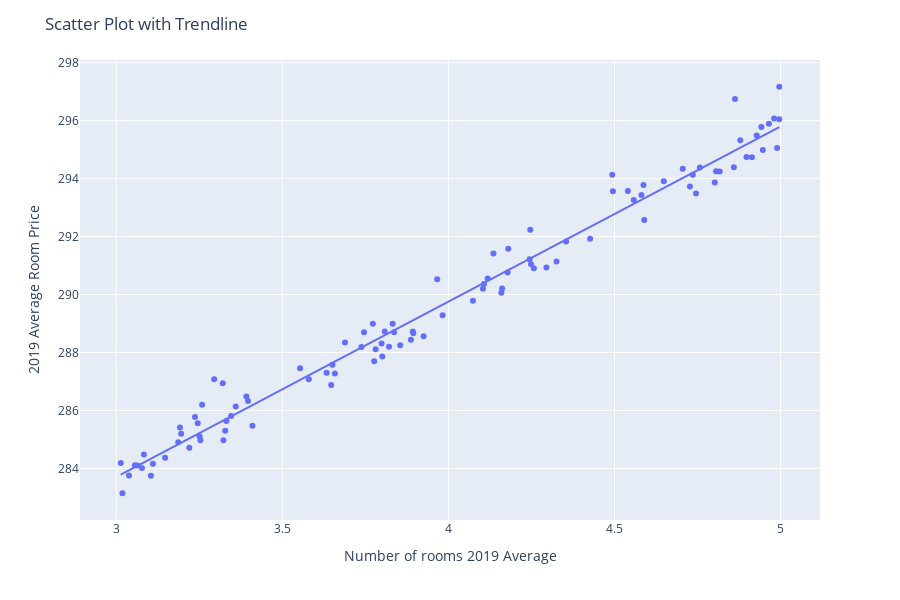

Source (notebook cell):
### Code cell
fig = py.scatter(df, x='rooms', y='price', trendline='ols',
                    labels={
                     'rooms': "Number of rooms 2019 Average",
                     'price': "2019 Average Room Price"
                 })

fig.update_layout(height=600, width=900, title_text='Scatter Plot with Trendline')

fig.show()
